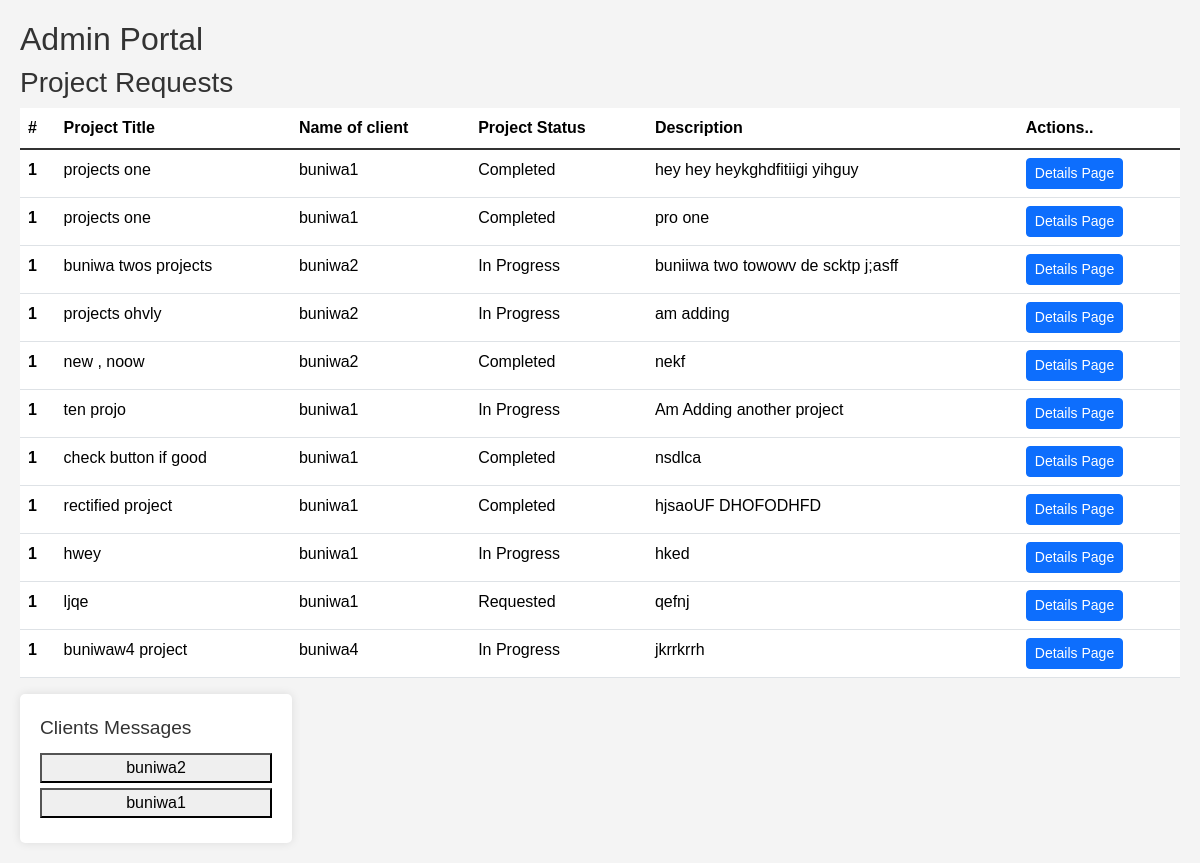
Before: /portal/admin/ (signed in) with the older database file.
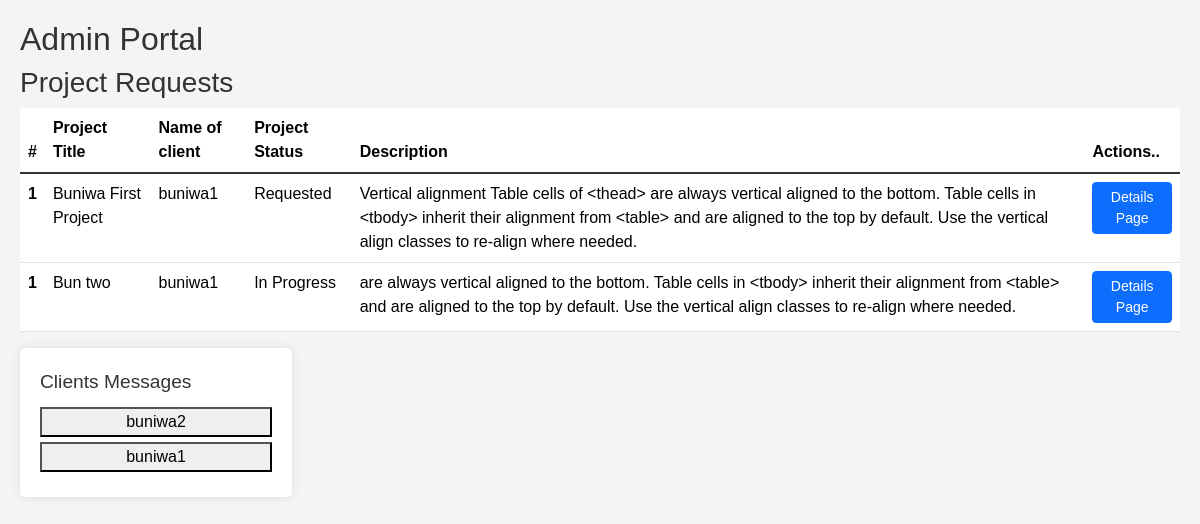
After: the same page with the newer database file.
### Portal/models.py (models this page shows, shortened)
class ProjectRequest(models.Model):
    user = models.ForeignKey(User, on_delete=models.CASCADE)
    project_name = models.CharField(max_length=100)
    description = models.TextField()
    status = models.CharField(max_length=20, choices=[('Requested', 'Requested'), ('In Progress', 'In Progress'), ('Completed', 'Completed')])

### Portal/views.py (the view)
# urls.py: path('admin/', views.admin_portal, name='admin_portal'),  # Admin portal view
@login_required
@user_passes_test(is_admin)
def admin_portal(request):
    project_requests = ProjectRequest.objects.all()
    messages = Message.objects.all().order_by('-timestamp')
    messages_by_user = {}
    for message in messages:
        if message.user not in messages_by_user:
            messages_by_user[message.user] = []
        messages_by_user[message.user].append(message)
    return render(request, 'Portal/admin_portal.html', {
        'project_requests': project_requests,
        'messages_by_user': messages_by_user,
    })

### Buniwa/context_processors.py (called while the page is built)
def profile_photo(request):
    if request.user.is_authenticated:
        user_details = UserDetails.objects.get(user=request.user)
        profile_photo_url = user_details.profile_photo.url if user_details.profile_photo else 'https://st3.depositphotos.com/15648834/17930/v/600/depositphotos_179308454-stock-illustration-unknown-person-silhouette-glasses-profile.jpg'
        return {'profile_photo_url': profile_photo_url}
    return {}

### Portal/views.py (called while the page is built)
def is_admin(user):
    return user.is_superuser  # Ensure only admins can access this view

### Portal/templates/Portal/admin_portal.html (shortened to what this page needs)
<!DOCTYPE html>
<html lang="en">
<head>
    <link href="https://cdn.jsdelivr.net/npm/bootstrap@5.3.3/dist/css/bootstrap.min.css" rel="stylesheet">
</head>
<body>
    <h2>Admin Portal</h2>
    <h3>Project Requests</h3>
    <table class="table">
        <thead>
          <tr>
            <th scope="col">#</th>
            <th scope="col">Project Title</th>
            <th scope="col">Name of client</th>
            <th scope="col"> Project Status</th>
            <th scope="col"> Description</th>
            <th scope="col"> Actions..</th>
          </tr>
        </thead>
        <tbody class="table-group-divider">
        {% if project_requests %}
            {% for request in project_requests %}
          <tr>
            <th scope="row">1</th>
            <td>{{ request.project_name }}</td>
            <td>{{ request.user.username }}</td>
            <td>{{ request.status }}</td>
            <td>{{ request.description }}</td>
            <td><a href="{% url 'create_milestones' request.id %}" class="btn btn-primary btn-sm">Details Page</a></td>
          </tr>
          {% endfor %}
        {% else %}
            <p>No project requests at the moment.</p>
        {% endif %}
        </tbody>
      </table>
<div class="row d-flex">
    <div class="col-md-3">
    <div class="message-section">
        <div class="message-header">
            Clients Messages
        </div>
        <div class="tab-buttons">
            {% for user, messages in messages_by_user.items %}
                <button onclick="showTab('{{ user.username }}')">{{ user.username }}</button>
            {% endfor %}
        </div>
    </div>
    </div>
</div>
</body>
</html>

Changed rows visible on the page:
removed ProjectRequest: project_name "projects one", user.username "buniwa1", status "Completed", description "hey hey heykghdfitiigi yihguy"
removed ProjectRequest: project_name "projects one", user.username "buniwa1", status "Completed", description "pro one"
removed ProjectRequest: project_name "buniwa twos projects", user.username "buniwa2", status "In Progress", description "buniiwa two towowv de scktp j;asff"
removed ProjectRequest: project_name "projects ohvly", user.username "buniwa2", status "In Progress", description "am adding"
removed ProjectRequest: project_name "new , noow", user.username "buniwa2", status "Completed", description "nekf"
removed ProjectRequest: project_name "ten projo", user.username "buniwa1", status "In Progress", description "Am Adding another project"
removed ProjectRequest: project_name "check button if good", user.username "buniwa1", status "Completed", description "nsdlca"
removed ProjectRequest: project_name "rectified project", user.username "buniwa1", status "Completed", description "hjsaoUF DHOFODHFD"
removed ProjectRequest: project_name "hwey", user.username "buniwa1", status "In Progress", description "hked"
removed ProjectRequest: project_name "ljqe", user.username "buniwa1", status "Requested", description "qefnj"
removed ProjectRequest: project_name "buniwaw4 project", user.username "buniwa4", status "In Progress", description "jkrrkrrh"
added ProjectRequest: project_name "Buniwa First Project", user.username "buniwa1", status "Requested", description "Vertical alignment Table cells of <thead> are always vertical aligned to the bottom. Table cells in <tbody> inherit their alignment from <table> and are aligned to the top by default. Use the vertical align classes to re-align where needed."
added ProjectRequest: project_name "Bun two", user.username "buniwa1", status "In Progress", description "are always vertical aligned to the bottom. Table cells in <tbody> inherit their alignment from <table> and are aligned to the top by default. Use the vertical align classes to re-align where needed."
